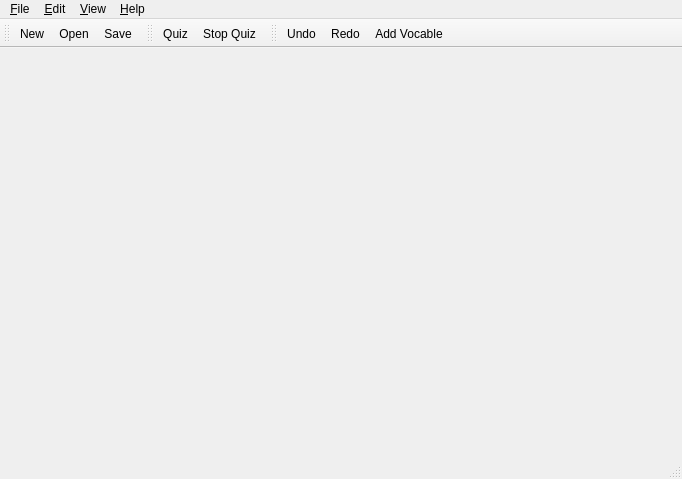
<ui version="4.0" >
 <author>Niko Sams</author>
 <class>MainWindow</class>
 <widget class="QMainWindow" name="MainWindow" >
  <property name="geometry" >
   <rect>
    <x>0</x>
    <y>0</y>
    <width>682</width>
    <height>479</height>
   </rect>
  </property>
  <property name="windowTitle" >
   <string>VocableCoach</string>
  </property>
  <property name="windowIcon" >
   <iconset resource="icons.qrc" >:/icons/icons/vocablecoach32.png</iconset>
  </property>
  <widget class="QWidget" name="centralwidget" >
   <layout class="QVBoxLayout" >
    <property name="margin" >
     <number>9</number>
    </property>
    <property name="spacing" >
     <number>6</number>
    </property>
   </layout>
  </widget>
  <widget class="QMenuBar" name="menubar" >
   <property name="geometry" >
    <rect>
     <x>0</x>
     <y>0</y>
     <width>682</width>
     <height>29</height>
    </rect>
   </property>
   <widget class="QMenu" name="menuFile" >
    <property name="title" >
     <string>&amp;File</string>
    </property>
    <addaction name="actionNew" />
    <addaction name="actionOpen" />
    <addaction name="actionSave" />
    <addaction name="actionSaveAs" />
    <addaction name="separator" />
    <addaction name="actionProperties" />
    <addaction name="actionQuiz" />
    <addaction name="separator" />
    <addaction name="actionPrintPreview" />
    <addaction name="actionPrint" />
    <addaction name="separator" />
    <addaction name="actionImport" />
    <addaction name="actionExport" />
    <addaction name="separator" />
    <addaction name="actionQuit" />
   </widget>
   <widget class="QMenu" name="menuEdit" >
    <property name="title" >
     <string>&amp;Edit</string>
    </property>
    <addaction name="actionUndo" />
    <addaction name="actionRedo" />
    <addaction name="separator" />
    <addaction name="actionCut" />
    <addaction name="actionCopy" />
    <addaction name="actionPaste" />
    <addaction name="separator" />
    <addaction name="actionAddVocable" />
    <addaction name="actionEditVocable" />
    <addaction name="actionDeleteVocable" />
    <addaction name="separator" />
    <addaction name="actionSelectAll" />
    <addaction name="separator" />
    <addaction name="actionModifyLesson" />
    <addaction name="actionResetBox" />
   </widget>
   <widget class="QMenu" name="menu_Help" >
    <property name="title" >
     <string>&amp;Help</string>
    </property>
    <addaction name="actionAbout" />
   </widget>
   <widget class="QMenu" name="menuView" >
    <property name="title" >
     <string>&amp;View</string>
    </property>
    <widget class="QMenu" name="menuViewToolbars" >
     <property name="title" >
      <string>&amp;Toolbars</string>
     </property>
    </widget>
    <addaction name="menuViewToolbars" />
   </widget>
   <addaction name="menuFile" />
   <addaction name="menuEdit" />
   <addaction name="menuView" />
   <addaction name="menu_Help" />
  </widget>
  <widget class="QStatusBar" name="statusbar" />
  <widget class="QToolBar" name="toolbarStandard" >
   <property name="windowTitle" >
    <string>standard</string>
   </property>
   <property name="orientation" >
    <enum>Qt::Horizontal</enum>
   </property>
   <property name="toolButtonStyle" >
    <enum>Qt::ToolButtonTextUnderIcon</enum>
   </property>
   <attribute name="toolBarArea" >
    <number>4</number>
   </attribute>
   <addaction name="actionNew" />
   <addaction name="actionOpen" />
   <addaction name="actionSave" />
  </widget>
  <widget class="QToolBar" name="toolbarQuiz" >
   <property name="windowTitle" >
    <string>quiz</string>
   </property>
   <property name="orientation" >
    <enum>Qt::Horizontal</enum>
   </property>
   <property name="toolButtonStyle" >
    <enum>Qt::ToolButtonTextUnderIcon</enum>
   </property>
   <attribute name="toolBarArea" >
    <number>4</number>
   </attribute>
   <addaction name="actionQuiz" />
   <addaction name="actionStopQuiz" />
  </widget>
  <widget class="QToolBar" name="toolbarEdit" >
   <property name="windowTitle" >
    <string>edit</string>
   </property>
   <property name="orientation" >
    <enum>Qt::Horizontal</enum>
   </property>
   <property name="toolButtonStyle" >
    <enum>Qt::ToolButtonTextUnderIcon</enum>
   </property>
   <attribute name="toolBarArea" >
    <number>4</number>
   </attribute>
   <addaction name="actionUndo" />
   <addaction name="actionRedo" />
   <addaction name="actionAddVocable" />
  </widget>
  <action name="actionNew" >
   <property name="icon" >
    <iconset resource="icons.qrc" >:/icons/icons/table.png</iconset>
   </property>
   <property name="text" >
    <string>&amp;New</string>
   </property>
   <property name="shortcut" >
    <string>Ctrl+N</string>
   </property>
  </action>
  <action name="actionOpen" >
   <property name="icon" >
    <iconset resource="icons.qrc" >:/icons/icons/folder_table.png</iconset>
   </property>
   <property name="text" >
    <string>&amp;Open...</string>
   </property>
   <property name="shortcut" >
    <string>Ctrl+O</string>
   </property>
  </action>
  <action name="actionSave" >
   <property name="icon" >
    <iconset resource="icons.qrc" >:/icons/icons/table_save.png</iconset>
   </property>
   <property name="text" >
    <string>&amp;Save</string>
   </property>
   <property name="shortcut" >
    <string>Ctrl+S</string>
   </property>
  </action>
  <action name="actionSaveAs" >
   <property name="text" >
    <string>Save &amp;As...</string>
   </property>
  </action>
  <action name="actionQuit" >
   <property name="text" >
    <string>&amp;Quit</string>
   </property>
   <property name="shortcut" >
    <string>Ctrl+Q</string>
   </property>
  </action>
  <action name="actionImport" >
   <property name="text" >
    <string>&amp;Import...</string>
   </property>
  </action>
  <action name="actionPrint" >
   <property name="icon" >
    <iconset resource="icons.qrc" >:/icons/icons/printer.png</iconset>
   </property>
   <property name="text" >
    <string>&amp;Print...</string>
   </property>
   <property name="shortcut" >
    <string>Ctrl+P</string>
   </property>
  </action>
  <action name="actionExport" >
   <property name="text" >
    <string>&amp;Export...</string>
   </property>
  </action>
  <action name="actionAddVocable" >
   <property name="icon" >
    <iconset resource="icons.qrc" >:/icons/icons/table_add.png</iconset>
   </property>
   <property name="text" >
    <string>&amp;Add Vocable</string>
   </property>
   <property name="shortcut" >
    <string>Ins</string>
   </property>
  </action>
  <action name="actionEditVocable" >
   <property name="icon" >
    <iconset resource="icons.qrc" >:/icons/icons/table_edit.png</iconset>
   </property>
   <property name="text" >
    <string>&amp;Edit Vocable</string>
   </property>
  </action>
  <action name="actionDeleteVocable" >
   <property name="icon" >
    <iconset resource="icons.qrc" >:/icons/icons/table_delete.png</iconset>
   </property>
   <property name="text" >
    <string>&amp;Delete Vocable</string>
   </property>
   <property name="shortcut" >
    <string>Del</string>
   </property>
  </action>
  <action name="actionQuiz" >
   <property name="icon" >
    <iconset resource="icons.qrc" >:/icons/icons/help.png</iconset>
   </property>
   <property name="text" >
    <string>&amp;Quiz</string>
   </property>
  </action>
  <action name="actionAbout" >
   <property name="text" >
    <string>&amp;About VocableCoach</string>
   </property>
  </action>
  <action name="actionProperties" >
   <property name="icon" >
    <iconset resource="icons.qrc" >:/icons/icons/application_form.png</iconset>
   </property>
   <property name="text" >
    <string>&amp;Properties</string>
   </property>
  </action>
  <action name="actionPrintPreview" >
   <property name="text" >
    <string>Print Preview...</string>
   </property>
  </action>
  <action name="actionCut" >
   <property name="icon" >
    <iconset resource="icons.qrc" >:/icons/icons/cut.png</iconset>
   </property>
   <property name="text" >
    <string>Cu&amp;t</string>
   </property>
   <property name="shortcut" >
    <string>Ctrl+X</string>
   </property>
  </action>
  <action name="actionCopy" >
   <property name="icon" >
    <iconset resource="icons.qrc" >:/icons/icons/page_copy.png</iconset>
   </property>
   <property name="text" >
    <string>&amp;Copy</string>
   </property>
   <property name="shortcut" >
    <string>Ctrl+C</string>
   </property>
  </action>
  <action name="actionPaste" >
   <property name="icon" >
    <iconset resource="icons.qrc" >:/icons/icons/page_paste.png</iconset>
   </property>
   <property name="text" >
    <string>&amp;Paste</string>
   </property>
   <property name="shortcut" >
    <string>Ctrl+V</string>
   </property>
  </action>
  <action name="actionUndo" >
   <property name="icon" >
    <iconset resource="icons.qrc" >:/icons/icons/arrow_undo.png</iconset>
   </property>
   <property name="text" >
    <string>&amp;Undo</string>
   </property>
   <property name="shortcut" >
    <string>Ctrl+Z</string>
   </property>
  </action>
  <action name="actionRedo" >
   <property name="icon" >
    <iconset resource="icons.qrc" >:/icons/icons/arrow_redo.png</iconset>
   </property>
   <property name="text" >
    <string>&amp;Redo</string>
   </property>
   <property name="shortcut" >
    <string>Ctrl+Y</string>
   </property>
  </action>
  <action name="actionModifyLesson" >
   <property name="text" >
    <string>&amp;Modify Lesson</string>
   </property>
  </action>
  <action name="actionResetBox" >
   <property name="text" >
    <string>Reset &amp;Box</string>
   </property>
  </action>
  <action name="actionSelectAll" >
   <property name="text" >
    <string>Select &amp;All</string>
   </property>
   <property name="shortcut" >
    <string>Ctrl+A</string>
   </property>
  </action>
  <action name="actionStopQuiz" >
   <property name="icon" >
    <iconset resource="icons.qrc" >:/icons/icons/help_stop.png</iconset>
   </property>
   <property name="text" >
    <string>Stop Quiz</string>
   </property>
   <property name="visible" >
    <bool>false</bool>
   </property>
  </action>
 </widget>
 <resources>
  <include location="icons.qrc" />
 </resources>
 <connections/>
</ui>
